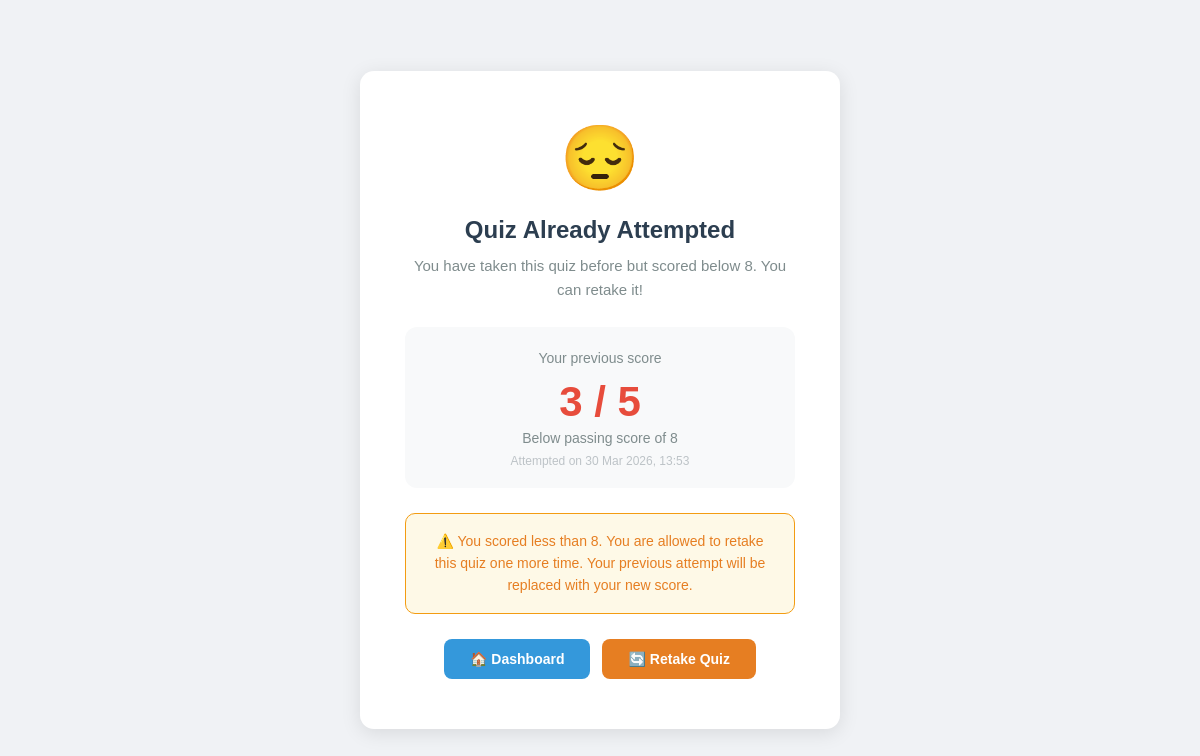
The app's page /questions/quiz/18/take/ (signed in) with its own data.
### results/models.py (models this page shows, shortened)
class Result(models.Model):
    student = models.ForeignKey(User, on_delete=models.CASCADE)
    quiz = models.ForeignKey(Quiz, on_delete=models.CASCADE)
    score = models.IntegerField()
    total_questions = models.IntegerField()
    date_taken = models.DateTimeField(auto_now_add=True)
    is_reviewed = models.BooleanField(default=False)
    is_pending_review = models.BooleanField(default=False)

### questions/views.py (the view)
# urls.py: path("quiz/<int:quiz_id>/take/", views.take_quiz, name="take_quiz"),
@login_required
def take_quiz(request, quiz_id):
    if request.user.role != "student":
        return redirect("subject_list")
    quiz = get_object_or_404(Quiz, id=quiz_id, is_active=True)
    questions = Question.objects.filter(quiz=quiz)
    previous_attempt = Result.objects.filter(student=request.user, quiz=quiz).first()
    if previous_attempt:
        if previous_attempt.score >= 8:
            return render(
                request,
                "questions/already_attempted.html",
                {"quiz": quiz, "result": previous_attempt, "can_retake": False},
            )
        else:
            return render(
                request,
                "questions/already_attempted.html",
                {"quiz": quiz, "result": previous_attempt, "can_retake": True},
            )
    return render(
        request,
        "questions/take_quiz.html",
        {"quiz": quiz, "questions": questions, "time_limit": quiz.time_limit * 60},
    )

### templates/questions/already_attempted.html (shortened to what this page needs)
<!DOCTYPE html>
<html>
<head>
</head>
<body>
<div class="card">
    {% if can_retake %}
        <div class="icon">😔</div>
        <h1>Quiz Already Attempted</h1>
        <p>You have taken this quiz before but scored below 8. You can retake it!</p>
        <div class="score-box">
            <p>Your previous score</p>
            <div class="score-number score-fail">
                {{ result.score }} / {{ result.total_questions }}
            </div>
            <div class="score-label">Below passing score of 8</div>
            <div class="date-text">
                Attempted on {{ result.date_taken|date:"d M Y, H:i" }}
            </div>
        </div>
        <div class="info-box info-fail">
            ⚠️ You scored less than 8. You are allowed to retake
            this quiz one more time. Your previous attempt will
            be replaced with your new score.
        </div>
        <div class="btn-row">
            <a href="{% url 'student_dashboard' %}" class="btn btn-home">
                🏠 Dashboard
            </a>
            <a href="{% url 'retake_quiz' quiz.id %}" class="btn btn-retake">
                🔄 Retake Quiz
            </a>
        </div>
    {% endif %}
</div>
</body>
</html>

### templates/questions/already_attempted.html (style rules this page uses)
* { margin: 0; padding: 0; box-sizing: border-box; }
body { font-family: Arial, sans-serif; background: #f0f2f5; min-height: 100vh; display: flex; align-items: center; justify-content: center; }
.card { background: white; padding: 50px 45px; border-radius: 14px; box-shadow: 0 4px 20px rgba(0,0,0,0.1); width: 100%; max-width: 480px; text-align: center; }
.icon { font-size: 64px; margin-bottom: 20px; }
h1 { font-size: 24px; color: #2c3e50; margin-bottom: 10px; }
p { color: #7f8c8d; font-size: 15px; line-height: 1.6; }
.score-box { margin: 25px 0; padding: 20px; border-radius: 12px; background: #f8f9fa; }
.score-box p { font-size: 14px; color: #7f8c8d; margin-bottom: 8px; }
.score-number { font-size: 42px; font-weight: bold; }
.score-fail { color: #e74c3c; }
.score-label { font-size: 14px; color: #7f8c8d; margin-top: 4px; }
.info-box { border-radius: 10px; padding: 16px 20px; margin: 20px 0; font-size: 14px; line-height: 1.6; }
.info-fail { background: #fef9e7; border: 1px solid #f39c12; color: #e67e22; }
.btn-row { display: flex; gap: 12px; justify-content: center; margin-top: 25px; flex-wrap: wrap; }
.btn { padding: 12px 26px; border-radius: 8px; text-decoration: none; font-weight: bold; font-size: 14px; transition: opacity 0.2s; }
.btn-home { background: #3498db; color: white; }
.btn-retake { background: #e67e22; color: white; }
.date-text { font-size: 12px; color: #bdc3c7; margin-top: 8px; }

### records on screen
Result: score "3", total_questions "5", date_taken "30 Mar 2026, 13:53"
